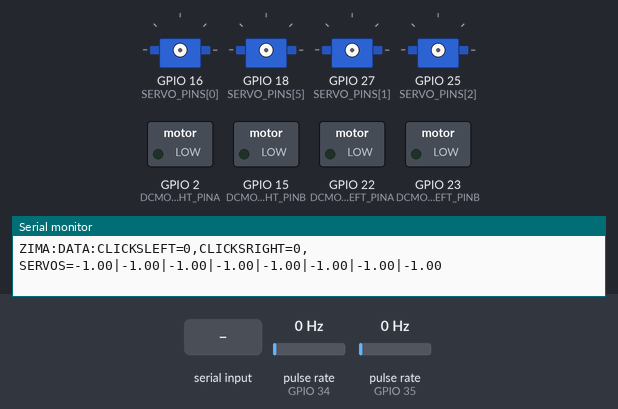
Bench run of a sketch on a simulated ESP32. Parts: 4 × servo, switched loads named in the sketch (green lamp = pin HIGH), the last lines printed to the serial monitor. Wiring (inferred from the names in the program): 2 × pulse sensor: data GPIO 34 / data GPIO 35. The inputs (shaded band) are chosen by the test bench; at power-on: pulse rate (sensors on GPIO 34, GPIO 35) 0 Hz.

Above: at 1.2 s.
1.3 s: "0\n" received over Serial
2.8 s: "10\n" received over Serial
At 4.0 s:
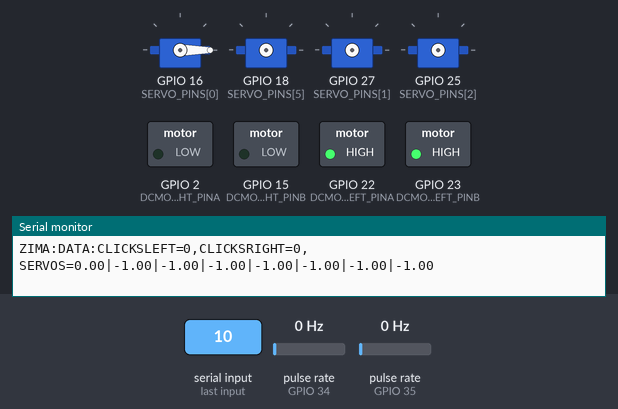
4.3 s: "5\n" received over Serial
5.8 s: "1,90\n" received over Serial
7.3 s: "8\n" received over Serial
At 8.7 s:
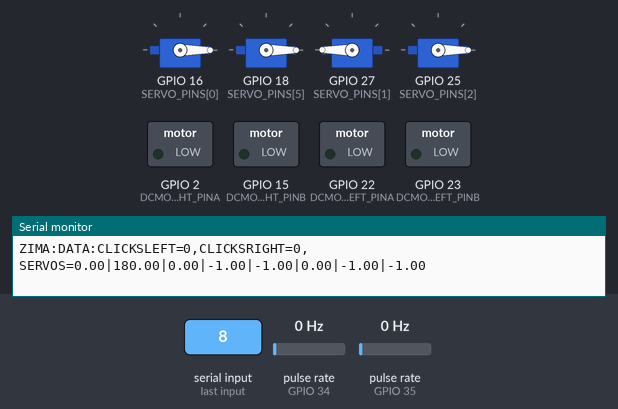
Timing chart, 0 to 10.3 s (numbered marks = the images above; inputs shaded):
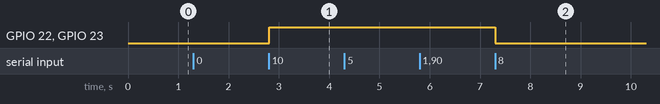

Measured:
- after the input at 2.8 s, GPIO 22 (DCMOTOR_LEFT_PINA), GPIO 23 (DCMOTOR_LEFT_PINB): LOW → HIGH at once
- after the input at 7.3 s, GPIO 22 (DCMOTOR_LEFT_PINA), GPIO 23 (DCMOTOR_LEFT_PINB): HIGH → LOW at once

The sketch:

zima_hardware_interface.ino
```cpp
#include <ESP32Servo.h>
#include "config.h"
#include "servo_control.h"
#include "encoder_control.h"
#include "dcmotor_control.h"

ServoController servoController;
EncoderController& encoderController = EncoderController::getInstance();
DCMotorController dcMotorController;

const byte numChars = 64;
char receivedChars[numChars];
boolean newData = false;

// Timing control for status reports
unsigned long lastStatusTime = 0;
unsigned long lastServoUpdate = 0;
const unsigned long statusInterval = 1000000 / STATUS_REPORT_RATE; // microseconds


void setup() {
  Serial.begin(SERIAL_BAUD);

  // Initialize subsystems
  servoController.init();
  encoderController.init();
  dcMotorController.init();

  // Initialize timing
  lastStatusTime = micros();

  Serial.println("ZIMA:INIT:HARDWARE_INTERFACE");
}

void recvWithEndMarker() {
    static byte ndx = 0;
    char endMarker = '\n';
    char rc;

    if (Serial.available() > 0) {
        rc = Serial.read();

        if (rc != endMarker) {
            receivedChars[ndx] = rc;
            ndx++;
            if (ndx >= numChars) {
                ndx = numChars - 1;
            }
        }
        else {
            receivedChars[ndx] = '\0';
            ndx = 0;
            newData = true;
        }
    }
}

void parseNewData() {
    char * strtokIndx;

    strtokIndx = strtok(receivedChars, "<");
    int subsystem = atoi(strtokIndx);

    strtokIndx = strtok(NULL, "<");
    float value = atof(strtokIndx);

    switch(subsystem) {
        case 0 ... 7:  // Servo motors
            servoController.setGoal(subsystem, value);
            break;
        case 8:  // Left DC Motor Forward
            dcMotorController.leftMotorForward(static_cast<int>(value));
            break;
        case 9:  // Left DC Motor Reverse
            dcMotorController.leftMotorReverse(static_cast<int>(value));
            break;
        case 10:  // Left DC Motor Stop
            dcMotorController.leftMotorStop(value > 0);
            break;
        case 11:  // Right DC Motor Forward
            dcMotorController.rightMotorForward(static_cast<int>(value));
            break;
        case 12:  // Right DC Motor Reverse
            dcMotorController.rightMotorReverse(static_cast<int>(value));
            break;
        case 13:  // Right DC Motor Stop
            dcMotorController.rightMotorStop(value > 0);
            break;
    }
}

void reportStatus() {
    Serial.print("ZIMA:DATA:");

    // Encoder Data
    Serial.print("CLICKSLEFT=");
    Serial.print(encoderController.getLeftClicks());
    Serial.print(",CLICKSRIGHT=");
    Serial.print(encoderController.getRightClicks());
    Serial.print(",");

    // Motor Positions
    Serial.print("SERVOS=");
    float* positions = servoController.getPositions();
    for (int i = 0; i < 8; i++) {
        Serial.print(positions[i]);
        if (i < 7) Serial.print("|");
    }
    Serial.println();
}

void loop() {
    // Check for Serial Input
    recvWithEndMarker();
    if (newData) {
        parseNewData();
        newData = false;
    }

    unsigned long currentTime = micros();

    // Update Motor Positions
    if ( currentTime - lastServoUpdate >= 20000 ){
        servoController.updatePositions();
        lastServoUpdate = currentTime;
    }

    // Report System Status at specified rate
    if (currentTime - lastStatusTime >= statusInterval) {
        reportStatus();
        lastStatusTime = currentTime;
    }

    // No delay, clear serial buffer as fast as possible
}
```

dcmotor_control.h
```cpp
#ifndef ZIMA_DCMOTOR_CONTROL_H
#define ZIMA_DCMOTOR_CONTROL_H

#include <ESP32Servo.h>
#include "config.h"

class DCMotorController {
private:
    ESP32PWM pwmLeft1;
    ESP32PWM pwmLeft2;
    ESP32PWM pwmRight1;
    ESP32PWM pwmRight2;

    int leftPin1;
    int leftPin2;
    int rightPin1;
    int rightPin2;

    int maxPwmValue;

public:
    DCMotorController() :
        leftPin1(DCMOTOR_LEFT_PINA),
        leftPin2(DCMOTOR_LEFT_PINB),
        rightPin1(DCMOTOR_RIGHT_PINA),
        rightPin2(DCMOTOR_RIGHT_PINB)
    {
        // Calculate max PWM value based on resolution
        maxPwmValue = (1 << DCMOTOR_RES) - 1; // 2^DCMOTOR_RES - 1
    }

    void init() {
        // Set up PWM frequency and resolution for all motor pins
        pwmLeft1.attachPin(leftPin1, DCMOTOR_FREQ, DCMOTOR_RES);
        pwmLeft2.attachPin(leftPin2, DCMOTOR_FREQ, DCMOTOR_RES);
        pwmRight1.attachPin(rightPin1, DCMOTOR_FREQ, DCMOTOR_RES);
        pwmRight2.attachPin(rightPin2, DCMOTOR_FREQ, DCMOTOR_RES);

        // Initialize all PWM to 0
        pwmLeft1.write(0);
        pwmLeft2.write(0);
        pwmRight1.write(0);
        pwmRight2.write(0);
    }

    void leftMotorForward(int speed) {
        speed = constrain(speed, 0, 255);
        // Map 0-255 range to max PWM value
        int pwmValue = map(speed, 0, 255, 0, maxPwmValue);
        pwmLeft1.write(pwmValue);
        pwmLeft2.write(0);
    }

    void leftMotorReverse(int speed) {
        speed = constrain(speed, 0, 255);
        // Map 0-255 range to max PWM value
        int pwmValue = map(speed, 0, 255, 0, maxPwmValue);
        pwmLeft1.write(0);
        pwmLeft2.write(pwmValue);
    }

    void rightMotorForward(int speed) {
        speed = constrain(speed, 0, 255);
        // Map 0-255 range to max PWM value
        int pwmValue = map(speed, 0, 255, 0, maxPwmValue);
        pwmRight1.write(pwmValue);
        pwmRight2.write(0);
    }

    void rightMotorReverse(int speed) {
        speed = constrain(speed, 0, 255);
        // Map 0-255 range to max PWM value
        int pwmValue = map(speed, 0, 255, 0, maxPwmValue);
        pwmRight1.write(0);
        pwmRight2.write(pwmValue);
    }

    void leftMotorStop(bool softStop = true) {
        if (softStop) {
            // Soft stop - just set PWM to 0
            pwmLeft1.write(0);
            pwmLeft2.write(0);
        } else {
            // Hard brake - set both channels to max
            pwmLeft1.write(maxPwmValue);
            pwmLeft2.write(maxPwmValue);
        }
    }

    void rightMotorStop(bool softStop = true) {
        if (softStop) {
            // Soft stop - just set PWM to 0
            pwmRight1.write(0);
            pwmRight2.write(0);
        } else {
            // Hard brake - set both channels to max
            pwmRight1.write(maxPwmValue);
            pwmRight2.write(maxPwmValue);
        }
    }
};

#endif // ZIMA_DCMOTOR_CONTROL_H
```

encoder_control.h
```cpp
#ifndef ZIMA_ENCODER_CONTROL_H
#define ZIMA_ENCODER_CONTROL_H

#include "config.h"

// Global variables for interrupt handling
volatile long g_clicksLeft = 0;
volatile long g_clicksRight = 0;
volatile unsigned long g_lastPulseTimeLeft = 0;
volatile unsigned long g_lastPulseTimeRight = 0;

// Interrupt handlers as plain C functions
void IRAM_ATTR handleEncoderLeft() {
    unsigned long currentTime = millis();
    if ((currentTime - g_lastPulseTimeLeft) > ENCODER_DEBOUNCE_DELAY) {
        g_clicksLeft++;
        g_lastPulseTimeLeft = currentTime;
    }
}

void IRAM_ATTR handleEncoderRight() {
    unsigned long currentTime = millis();
    if ((currentTime - g_lastPulseTimeRight) > ENCODER_DEBOUNCE_DELAY) {
        g_clicksRight++;
        g_lastPulseTimeRight = currentTime;
    }
}

class EncoderController {
public:
    void init() {
        pinMode(ENCODER_PIN_LEFT, INPUT_PULLUP);
        pinMode(ENCODER_PIN_RIGHT, INPUT_PULLUP);

        attachInterrupt(digitalPinToInterrupt(ENCODER_PIN_LEFT), handleEncoderLeft, FALLING);
        attachInterrupt(digitalPinToInterrupt(ENCODER_PIN_RIGHT), handleEncoderRight, FALLING);
    }

    long getLeftClicks() const {
        return g_clicksLeft;
    }

    long getRightClicks() const {
        return g_clicksRight;
    }

    void resetClicks() {
        g_clicksLeft = 0;
        g_clicksRight = 0;
    }

    // Singleton pattern
    static EncoderController& getInstance() {
        static EncoderController instance;
        return instance;
    }

private:
    // Private constructor for singleton
    EncoderController() = default;
};

#endif // ZIMA_ENCODER_CONTROL_H
```

servo_control.h
```cpp
#ifndef ZIMA_SERVO_CONTROL_H
#define ZIMA_SERVO_CONTROL_H

#include <ESP32Servo.h>
#include "config.h"

class ServoController {
private:
    Servo motors[SERVO_COUNT];
    float pos[SERVO_COUNT];
    float goal[SERVO_COUNT];
    float speed = SERVO_SPEED; // degrees per second
    unsigned long lastUpdateTime;

    int sign(float i) {
        return (i < 0) ? -1 : 1;
    }

public:
    ServoController() {
        for (int i = 0; i < SERVO_COUNT; i++) {
            pos[i] = -1;
            goal[i] = -1;
        }
        lastUpdateTime = micros();
    }

    void init() {
        for (int i = 0; i < SERVO_COUNT; i++) {
            motors[i] = Servo();
            motors[i].setPeriodHertz(50);
        }
    }

    void updatePositions() {
        // Calculate delta time in seconds
        unsigned long currentTime = micros();
        float deltaTime = (currentTime - lastUpdateTime) / 1000000.0; // Convert to seconds
        lastUpdateTime = currentTime;

        for (int i = 0; i < SERVO_COUNT; i++) {
            if (goal[i] != -1 && pos[i] == -1) {
                motors[i].attach(SERVO_PINS[i]);
                pos[i] = goal[i];
            }
            if (goal[i] == -1 && pos[i] != -1) {
                motors[i].detach();
                pos[i] = -1;
            }
        }

        if (pos[2] != -1)
            pos[1] = 180 - pos[2];

        for (int i = 0; i < SERVO_COUNT; i++) {
            if (pos[i] != -1) {
                // Calculate movement based on speed (degrees per second) and delta time
                float movement = speed * deltaTime;
                float distanceToGoal = goal[i] - pos[i];

                motors[i].write(pos[i]);
                if (abs(distanceToGoal) > movement) {
                    pos[i] += sign(distanceToGoal) * movement;
                }
                else {
                    pos[i] = goal[i];
                }
            }
        }
    }

    void setGoal(int motorIndex, float angle) {
        if (motorIndex < SERVO_COUNT) {
            // Special handling for specific motor groups
            if (motorIndex == 2 || motorIndex == 1) {
                goal[2] = angle;
                goal[1] = 180 - goal[2];
                if (goal[2] == -1 || goal[1] == -1) {
                    goal[1] = -1;
                    goal[2] = -1;
                }
            }
            else if (motorIndex == 6) {
                if (angle != -1){
                    goal[motorIndex] = 180 - angle;
                }
                else{
                    goal[motorIndex] = -1;
                }
            }
            else {
                goal[motorIndex] = angle;
            }
        }
    }

    float* getPositions() {
        return pos;
    }
};

#endif // ZIMA_SERVO_CONTROL_H
```

config.h
```cpp
#ifndef ZIMA_HARDWARE_CONFIG_H
#define ZIMA_HARDWARE_CONFIG_H

// Servo Motor Configuration
#define SERVO_COUNT 8
const int SERVO_PINS[] = {16, 27, 25, 14, 26, 18, 17, 19};

// Rotary Encoder Configuration
#define ENCODER_PIN_LEFT 35   // Left encoder pin
#define ENCODER_PIN_RIGHT 34  // Right encoder pin

// DC Motor Configuration
#define DCMOTOR_LEFT_PINA 22
#define DCMOTOR_LEFT_PINB 23
#define DCMOTOR_RIGHT_PINA 2
#define DCMOTOR_RIGHT_PINB 15

#define DCMOTOR_RES 8
#define DCMOTOR_FREQ 5000

// Serial Communication
#define SERIAL_BAUD 115200
#define STATUS_REPORT_RATE 100   // Hz (status updates per second)

// Timing and Debounce
#define ENCODER_DEBOUNCE_DELAY 5  // ms

// Servo Motor Movement Speed
#define SERVO_SPEED 100         // Degrees per second

#endif // ZIMA_HARDWARE_CONFIG_H
```
